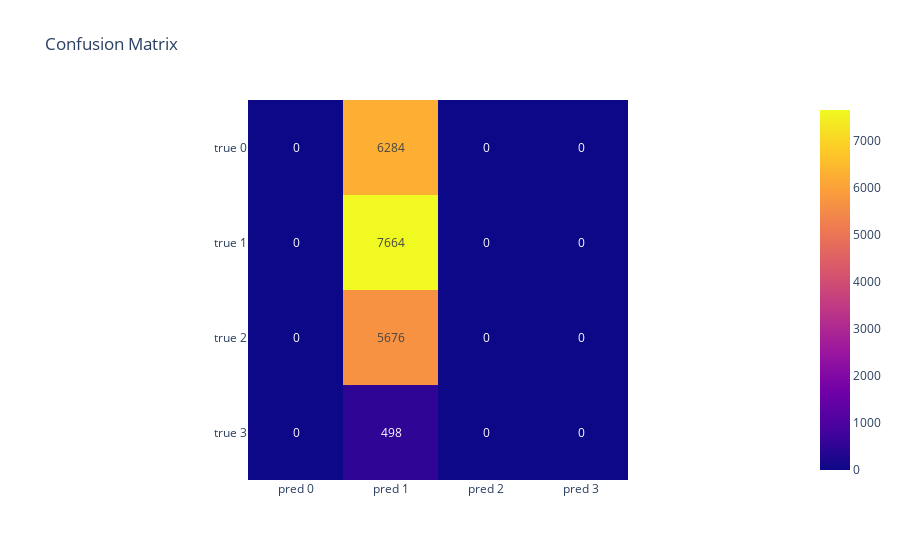
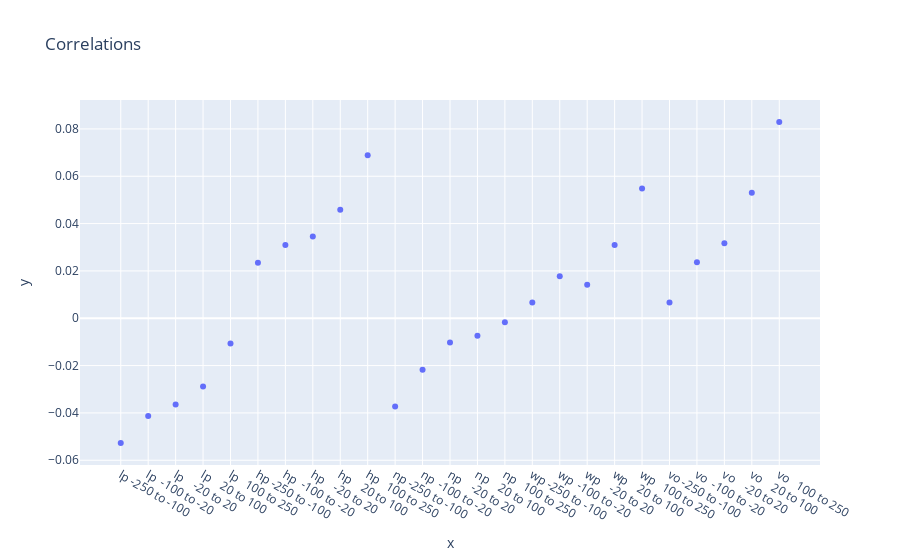

Notebook source saved alongside these figures, in order:
### Code cell
# Calculate the confusion matrix
cm = confusion_matrix(y_test, predictions)

# Convert the confusion matrix to a Pandas dataframe
cm_df = pd.DataFrame(cm, index=['true 0', 'true 1', 'true 2', 'true 3'], columns=['pred 0', 'pred 1', 'pred 2', 'pred 3'])

# Create a heatmap of the confusion matrix
fig = px.imshow(cm_df, title='Confusion Matrix', text_auto=True)
fig.show()

# Calculate the correlations between the columns and the label
correlations = df_all.corr()['label'].iloc[:25]

# Create a scatter plot of the correlations
fig = px.scatter(x=correlations.index, y=correlations, title='Correlations')
fig.show()

# Create a dataframe from the correlations
correlations_df = pd.DataFrame(correlations)

correlations_df.style.background_gradient(cmap ='viridis')\
.set_properties(**{'font-size': '20px'})

### Figure 1 — Plotly figure (JSON) as saved in the notebook; plotly's stock layout.template omitted (floating-point values rounded to 4 significant figures)
{"data": [{"coloraxis": "coloraxis", "hovertemplate": "x: %{x}<br>y: %{y}<br>color: %{z}<extra></extra>", "name": "0", "texttemplate": "%{z}", "type": "heatmap", "x": ["pred 0", "pred 1", "pred 2", "pred 3"], "xaxis": "x", "y": ["true 0", "true 1", "true 2", "true 3"], "yaxis": "y", "z": [[0, 6284, 0, 0], [0, 7664, 0, 0], [0, 5676, 0, 0], [0, 498, 0, 0]]}], "layout": {"coloraxis": {"colorscale": [[0, "#0d0887"], [0.1111, "#46039f"], [0.2222, "#7201a8"], [0.3333, "#9c179e"], [0.4444, "#bd3786"], [0.5556, "#d8576b"], [0.6667, "#ed7953"], [0.7778, "#fb9f3a"], [0.8889, "#fdca26"], [1, "#f0f921"]]}, "title": {"text": "Confusion Matrix"}, "xaxis": {"anchor": "y", "constrain": "domain", "domain": [0, 1], "scaleanchor": "y"}, "yaxis": {"anchor": "x", "autorange": "reversed", "constrain": "domain", "domain": [0, 1]}}}

### Figure 2 — Plotly figure (JSON) as saved in the notebook; plotly's stock layout.template omitted (floating-point values rounded to 4 significant figures)
{"data": [{"hovertemplate": "x=%{x}<br>y=%{y}<extra></extra>", "legendgroup": "", "marker": {"color": "#636efa", "symbol": "circle"}, "mode": "markers", "name": "", "orientation": "v", "showlegend": false, "type": "scatter", "x": ["lp -250 to -100", "lp  -100 to -20", "lp    -20 to 20", "lp    20 to 100", "lp   100 to 250", "hp -250 to -100", "hp  -100 to -20", "hp    -20 to 20", "hp    20 to 100", "hp   100 to 250", "np -250 to -100", "np  -100 to -20", "np    -20 to 20", "np    20 to 100", "np   100 to 250", "wp -250 to -100", "wp  -100 to -20", "wp    -20 to 20", "wp    20 to 100", "wp   100 to 250", "vo -250 to -100", "vo  -100 to -20", "vo    -20 to 20", "vo    20 to 100", "vo   100 to 250"], "xaxis": "x", "y": [-0.05271, -0.04127, -0.03641, -0.02886, -0.01068, 0.02345, 0.03094, 0.03457, 0.04589, 0.06889, -0.03734, -0.02181, -0.01028, -0.007413, -0.001668, 0.006663, 0.01773, 0.01417, 0.03091, 0.05487, 0.006672, 0.02362, 0.03172, 0.05299, 0.08292], "yaxis": "y"}], "layout": {"legend": {"tracegroupgap": 0}, "title": {"text": "Correlations"}, "xaxis": {"anchor": "y", "domain": [0, 1], "title": {"text": "x"}}, "yaxis": {"anchor": "x", "domain": [0, 1], "title": {"text": "y"}}}}
